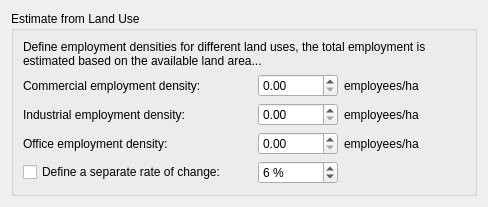
                     <widget class="QWidget" name="page_3">
                      <layout class="QVBoxLayout" name="verticalLayout_9">
                       <item>
                        <widget class="QGroupBox" name="employ_land_box">
                         <property name="title">
                          <string>Estimate from Land Use</string>
                         </property>
                         <layout class="QGridLayout" name="gridLayout_22">
                          <item row="2" column="3">
                           <widget class="QLabel" name="employ_land_ind_lbl2">
                            <property name="text">
                             <string>employees/ha</string>
                            </property>
                           </widget>
                          </item>
                          <item row="3" column="3">
                           <widget class="QLabel" name="employ_land_office_lbl2">
                            <property name="text">
                             <string>employees/ha</string>
                            </property>
                           </widget>
                          </item>
                          <item row="2" column="2">
                           <widget class="QDoubleSpinBox" name="employ_land_ind">
                            <property name="minimumSize">
                             <size>
                              <width>80</width>
                              <height>0</height>
                             </size>
                            </property>
                           </widget>
                          </item>
                          <item row="3" column="0">
                           <widget class="QLabel" name="employ_land_office_lbl">
                            <property name="text">
                             <string>Office employment density:</string>
                            </property>
                           </widget>
                          </item>
                          <item row="3" column="2">
                           <widget class="QDoubleSpinBox" name="employ_land_office">
                            <property name="minimumSize">
                             <size>
                              <width>80</width>
                              <height>0</height>
                             </size>
                            </property>
                           </widget>
                          </item>
                          <item row="1" column="1">
                           <spacer name="horizontalSpacer_13">
                            <property name="orientation">
                             <enum>Qt::Horizontal</enum>
                            </property>
                            <property name="sizeType">
                             <enum>QSizePolicy::Fixed</enum>
                            </property>
                            <property name="sizeHint" stdset="0">
                             <size>
                              <width>20</width>
                              <height>20</height>
                             </size>
                            </property>
                           </spacer>
                          </item>
                          <item row="2" column="4">
                           <spacer name="horizontalSpacer_16">
                            <property name="orientation">
                             <enum>Qt::Horizontal</enum>
                            </property>
                            <property name="sizeHint" stdset="0">
                             <size>
                              <width>40</width>
                              <height>20</height>
                             </size>
                            </property>
                           </spacer>
                          </item>
                          <item row="1" column="3">
                           <widget class="QLabel" name="employ_land_com_lbl2">
                            <property name="text">
                             <string>employees/ha</string>
                            </property>
                           </widget>
                          </item>
                          <item row="2" column="1">
                           <spacer name="horizontalSpacer_14">
                            <property name="orientation">
                             <enum>Qt::Horizontal</enum>
                            </property>
                            <property name="sizeType">
                             <enum>QSizePolicy::Fixed</enum>
                            </property>
                            <property name="sizeHint" stdset="0">
                             <size>
                              <width>20</width>
                              <height>20</height>
                             </size>
                            </property>
                           </spacer>
                          </item>
                          <item row="1" column="4">
                           <spacer name="horizontalSpacer_12">
                            <property name="orientation">
                             <enum>Qt::Horizontal</enum>
                            </property>
                            <property name="sizeHint" stdset="0">
                             <size>
                              <width>40</width>
                              <height>20</height>
                             </size>
                            </property>
                           </spacer>
                          </item>
                          <item row="3" column="4">
                           <spacer name="horizontalSpacer_17">
                            <property name="orientation">
                             <enum>Qt::Horizontal</enum>
                            </property>
                            <property name="sizeHint" stdset="0">
                             <size>
                              <width>40</width>
                              <height>20</height>
                             </size>
                            </property>
                           </spacer>
                          </item>
                          <item row="3" column="1">
                           <spacer name="horizontalSpacer_15">
                            <property name="orientation">
                             <enum>Qt::Horizontal</enum>
                            </property>
                            <property name="sizeType">
                             <enum>QSizePolicy::Fixed</enum>
                            </property>
                            <property name="sizeHint" stdset="0">
                             <size>
                              <width>20</width>
                              <height>20</height>
                             </size>
                            </property>
                           </spacer>
                          </item>
                          <item row="0" column="0" colspan="5">
                           <widget class="QLabel" name="employ_land_lbl">
                            <property name="text">
                             <string>Define employment densities for different land uses, the total employment is estimated based on the available land area...</string>
                            </property>
                            <property name="wordWrap">
                             <bool>true</bool>
                            </property>
                           </widget>
                          </item>
                          <item row="1" column="0">
                           <widget class="QLabel" name="employ_land_com_lbl">
                            <property name="text">
                             <string>Commercial employment density:</string>
                            </property>
                           </widget>
                          </item>
                          <item row="1" column="2">
                           <widget class="QDoubleSpinBox" name="employ_land_com">
                            <property name="minimumSize">
                             <size>
                              <width>80</width>
                              <height>0</height>
                             </size>
                            </property>
                           </widget>
                          </item>
                          <item row="2" column="0">
                           <widget class="QLabel" name="employ_land_ind_lbl">
                            <property name="text">
                             <string>Industrial employment density:</string>
                            </property>
                           </widget>
                          </item>
                          <item row="4" column="0">
                           <widget class="QCheckBox" name="employ_land_roc">
                            <property name="text">
                             <string>Define a separate rate of change:</string>
                            </property>
                           </widget>
                          </item>
                          <item row="4" column="1">
                           <spacer name="horizontalSpacer_20">
                            <property name="orientation">
                             <enum>Qt::Horizontal</enum>
                            </property>
                            <property name="sizeType">
                             <enum>QSizePolicy::Fixed</enum>
                            </property>
                            <property name="sizeHint" stdset="0">
                             <size>
                              <width>20</width>
                              <height>20</height>
                             </size>
                            </property>
                           </spacer>
                          </item>
                          <item row="4" column="2">
                           <widget class="QDoubleSpinBox" name="employ_land_roc_spin">
                            <property name="prefix">
                             <string/>
                            </property>
                            <property name="suffix">
                             <string> %</string>
                            </property>
                            <property name="decimals">
                             <number>0</number>
                            </property>
                            <property name="minimum">
                             <double>0.000000000000000</double>
                            </property>
                            <property name="maximum">
                             <double>500.000000000000000</double>
                            </property>
                            <property name="singleStep">
                             <double>0.100000000000000</double>
                            </property>
                            <property name="value">
                             <double>6.000000000000000</double>
                            </property>
                           </widget>
                          </item>
                          <item row="4" column="3" colspan="2">
                           <spacer name="horizontalSpacer_21">
                            <property name="orientation">
                             <enum>Qt::Horizontal</enum>
                            </property>
                            <property name="sizeHint" stdset="0">
                             <size>
                              <width>40</width>
                              <height>20</height>
                             </size>
                            </property>
                           </spacer>
                          </item>
                         </layout>
                        </widget>
                       </item>
                      </layout>
                     </widget>
